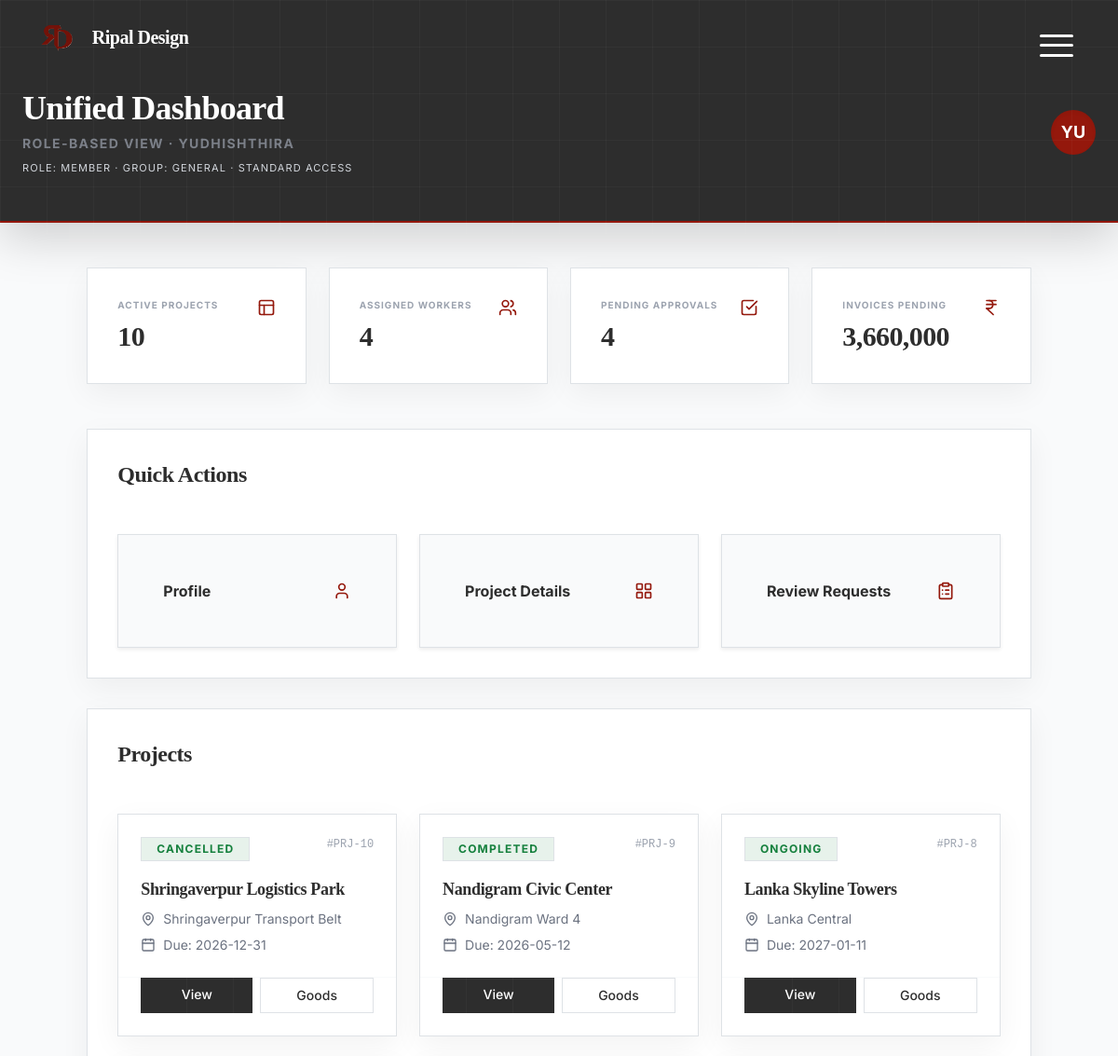
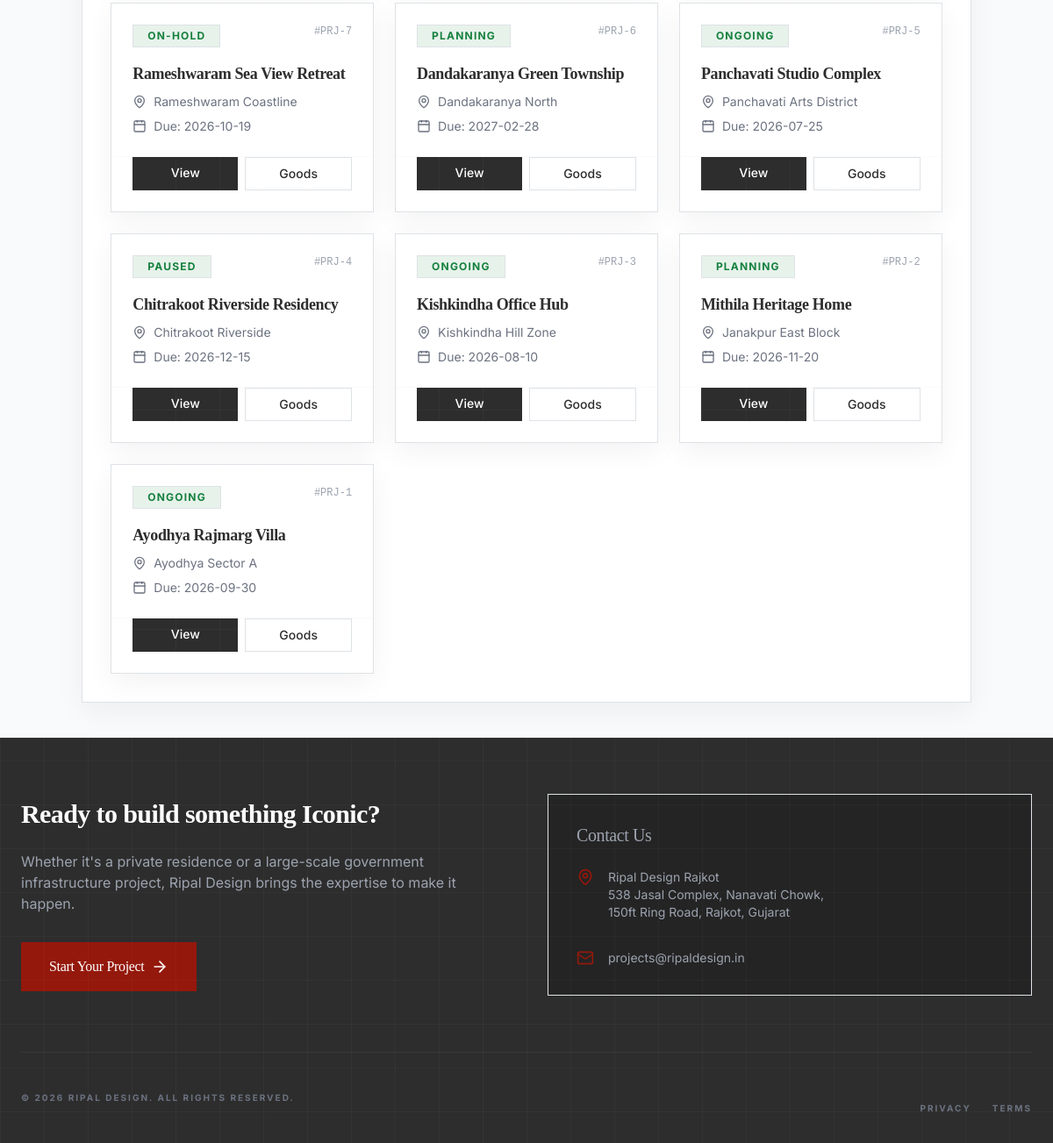
Page /dashboard/dashboard.php (signed in) on the committed database (2 pictures, top to bottom).
### tables this page shows
CREATE TABLE IF NOT EXISTS projects (
  id INT AUTO_INCREMENT PRIMARY KEY,
  name VARCHAR(255) NOT NULL,
  status ENUM('planning','ongoing','paused','completed','on-hold','cancelled') DEFAULT 'ongoing',
  budget DECIMAL(15,2) DEFAULT NULL,
  progress INT DEFAULT 0,
  due DATE DEFAULT NULL,
  location TEXT DEFAULT NULL,
  site_location VARCHAR(255) DEFAULT NULL,
  address TEXT DEFAULT NULL,
  owner_name VARCHAR(255) DEFAULT NULL,
  owner_contact VARCHAR(50) DEFAULT NULL,
  owner_email VARCHAR(255) DEFAULT NULL,
  worker_name VARCHAR(255) DEFAULT NULL,
  project_type VARCHAR(100) DEFAULT NULL,
  client_id INT DEFAULT NULL,
  created_by INT DEFAULT NULL,
  latitude DECIMAL(10,7) DEFAULT NULL,
  longitude DECIMAL(10,7) DEFAULT NULL,
  created_at TIMESTAMP NOT NULL DEFAULT CURRENT_TIMESTAMP,
  updated_at TIMESTAMP NULL DEFAULT NULL ON UPDATE CURRENT_TIMESTAMP,
  FOREIGN KEY (client_id) REFERENCES users(id) ON DELETE SET NULL,
  FOREIGN KEY (created_by) REFERENCES users(id) ON DELETE SET NULL,
  INDEX idx_projects_status (status),
  INDEX idx_projects_client (client_id)
);

### dashboard/dashboard.php (called while the page is built, shortened)
<?php
require_once __DIR__ . '/../Common/dashboard_unified.php';

### includes/util.php (called while the page is built, shortened)
<?php
if (!function_exists('esc')) {
    function esc($s) {
        return htmlspecialchars((string)$s, ENT_QUOTES, 'UTF-8');
    }
}
if (!function_exists('esc_attr')) {
    function esc_attr($s) {
        return htmlspecialchars((string)$s, ENT_QUOTES, 'UTF-8');
    }
}
if (!function_exists('base_path')) {
    function base_path($path = '') {
        $basePath = rtrim(BASE_PATH, '/');
        return $basePath . '/' . ltrim($path, '/');
    }
}
if (!function_exists('db_query')) {
    function db_query($sql, $params = []) {
        global $pdo;
        try {
            $stmt = $pdo->prepare($sql);
            $stmt->execute($params);
            return $stmt;
        } catch (PDOException $e) {
            error_log('Database query error: ' . $e->getMessage());
            return false;
        }
    }
}
if (!function_exists('db_fetch')) {
    function db_fetch($sql, $params = []) {
        $stmt = db_query($sql, $params);
        return $stmt ? $stmt->fetch() : false;
    }
}
if (!function_exists('db_fetch_all')) {
    function db_fetch_all($sql, $params = []) {
        $stmt = db_query($sql, $params);
        return $stmt ? $stmt->fetchAll() : [];
    }
}
?>

### Common/dashboard_unified.php (the view, shortened to what this page needs)
<?php
$sessionUser = $_SESSION['user'] ?? null;
$sessionRole = is_array($sessionUser) ? strtolower((string)($sessionUser['role'] ?? '')) : '';
$displayName = is_array($sessionUser)
  ? (string)($sessionUser['first_name'] ?? $sessionUser['username'] ?? $sessionUser['email'] ?? 'User')
  : (string)($sessionUser ?: 'User');
$roleContext = [
    'role_code' => '',
    'role_name' => '',
    'group_code' => '',
    'group_name' => '',
];
$variant = isset($DASHBOARD_VARIANT) ? (string)$DASHBOARD_VARIANT : '';
if ($variant === '') {
  $roleCode = strtolower((string)$roleContext['role_code']);
  if ($sessionRole === 'admin' || stripos($roleCode, 'admin') !== false) {
        $variant = 'admin';
  } elseif ($sessionRole === 'worker' || strtolower((string)$roleContext['group_code']) === 'site_ops' || stripos($roleCode, 'site_') === 0) {
        $variant = 'worker';
    } else {
        $variant = 'main';
    }
}
$isAdmin = $variant === 'admin';
$isWorker = $variant === 'worker';
$isReadOnly = $isWorker;
$roleDisplayName = $roleContext['role_name'] !== ''
    ? $roleContext['role_name']
    : ($sessionRole !== '' ? ucfirst(str_replace('_', ' ', $sessionRole)) : 'Member');
$groupDisplayName = $roleContext['group_name'] !== '' ? $roleContext['group_name'] : 'General';
$userInitials = strtoupper(substr($displayName, 0, 2));
$profileUrl = function_exists('base_path')
  ? base_path('dashboard/profile.php')
  : rtrim((string)BASE_PATH, '/') . '/dashboard/profile.php';
$projects = [];
$workers = [];
$pendingApprovals = 0;
$invoicePending = 0.0;
$kpis = [
    'users_total' => 0,
    'projects_total' => 0,
    'leaves_pending' => 0,
    'reviews_pending' => 0,
];
if (db_connected() && db_table_exists('projects')) {
    if (empty($projects)) {
        $limit = $isWorker ? 12 : 200;
        $projects = db_fetch_all("SELECT id, name, status, COALESCE(progress,0) AS progress, COALESCE(due,'1970-01-01') AS due, COALESCE(location,'') AS location, latitude, longitude, budget FROM projects ORDER BY id DESC LIMIT {$limit}");
    }
}
if (db_connected() && db_table_exists('users')) {
    $workers = db_fetch_all("SELECT id, username FROM users WHERE role = 'worker' ORDER BY username ASC");
}
if (db_connected() && db_table_exists('review_requests')) {
    $row = db_fetch("SELECT COUNT(*) AS c FROM review_requests WHERE status = 'pending'");
    $pendingApprovals = (int)($row['c'] ?? 0);
}
if (db_connected() && db_table_exists('project_goods')) {
    $row = db_fetch('SELECT COALESCE(SUM(total_price),0) AS s FROM project_goods');
    $invoicePending = (float)($row['s'] ?? 0);
}
$subtitle = $isAdmin ? 'Administrative View' : ($isWorker ? 'Operational View' : 'Role-Based View');
$badge = $isReadOnly ? 'Read Only' : 'Standard Access';
$pageHeading = isset($DASHBOARD_HEADING) && $DASHBOARD_HEADING !== '' ? (string)$DASHBOARD_HEADING : 'Unified Dashboard';
$statCards = [];
if ($isAdmin) {
    $statCards = [
        ['label' => 'Total Users', 'value' => (int)$kpis['users_total'], 'icon' => 'users'],
        ['label' => 'Projects', 'value' => (int)$kpis['projects_total'], 'icon' => 'layout-grid'],
        ['label' => 'Leave Pending', 'value' => (int)$kpis['leaves_pending'], 'icon' => 'calendar-check'],
        ['label' => 'Reviews Pending', 'value' => (int)$kpis['reviews_pending'], 'icon' => 'clipboard-list'],
    ];
} else {
    $statCards = [
        ['label' => 'Active Projects', 'value' => count($projects), 'icon' => 'layout'],
        ['label' => 'Assigned Workers', 'value' => count($workers), 'icon' => 'users'],
        ['label' => 'Pending Approvals', 'value' => $pendingApprovals, 'icon' => 'check-square'],
        ['label' => 'Invoices Pending', 'value' => number_format($invoicePending, 0, '.', ','), 'icon' => 'indian-rupee'],
    ];
}
$actionCards = [
    ['label' => 'Profile', 'href' => base_path('dashboard/profile.php'), 'icon' => 'user'],
    ['label' => 'Project Details', 'href' => base_path('dashboard/project_details.php'), 'icon' => 'layout-grid'],
    ['label' => 'Review Requests', 'href' => base_path('dashboard/review_requests.php'), 'icon' => 'clipboard-list'],
];
?>
<!DOCTYPE html>
<html lang="en" class="bg-canvas-white">
<head>
  <?php $HEADER_MODE = 'dashboard'; require_once __DIR__ . '/header.php'; ?>
</head>
<body class="font-sans text-foundation-grey bg-canvas-white">
<div class="min-h-screen flex flex-col">
  <header class="bg-foundation-grey text-white pt-20 md:pt-24 pb-8 md:pb-12 px-4 sm:px-6 lg:px-8 shadow-lg mb-8 md:mb-12 border-b-2 border-rajkot-rust">
    <div class="max-w-7xl mx-auto flex flex-col md:flex-row md:items-center md:justify-between gap-6">
      <div>
        <h1 class="text-3xl md:text-4xl font-serif font-bold"><?php echo esc($pageHeading); ?></h1>
        <p class="text-gray-400 mt-2 text-sm uppercase tracking-widest font-bold opacity-70">
          <?php echo esc($subtitle); ?> &middot; <?php echo esc($displayName); ?>
        </p>
        <p class="text-[11px] mt-2 uppercase tracking-widest text-gray-300">
          Role: <?php echo esc($roleDisplayName); ?> &middot; Group: <?php echo esc($groupDisplayName); ?> &middot; <?php echo esc($badge); ?>
        </p>
      </div>
      <a
        href="<?php echo esc_attr($profileUrl); ?>"
        class="w-12 h-12 bg-rajkot-rust rounded-full flex items-center justify-center font-bold text-lg shadow-inner no-underline text-white hover:bg-[#7f140a] transition-colors"
        aria-label="Open profile settings"
        title="Open Profile"
      >
        <?php echo esc($userInitials); ?>
      </a>
    </div>
  </header>
  <main class="flex-grow max-w-7xl mx-auto px-4 sm:px-6 lg:px-8 pb-10">
    <div class="grid grid-cols-1 sm:grid-cols-2 lg:grid-cols-4 gap-4 md:gap-6 mb-8 md:mb-12">
      <?php foreach ($statCards as $card): ?>
        <div class="bg-white p-6 md:p-8 shadow-premium border border-gray-100 relative overflow-hidden">
          <div class="flex items-start justify-between gap-4">
            <div>
              <span class="text-[10px] font-bold text-gray-400 uppercase tracking-widest block mb-2"><?php echo esc($card['label']); ?></span>
              <span class="text-2xl md:text-3xl font-serif font-bold text-foundation-grey"><?php echo esc((string)$card['value']); ?></span>
            </div>
            <i data-lucide="<?php echo esc_attr($card['icon']); ?>" class="w-5 h-5 text-rajkot-rust"></i>
          </div>
        </div>
      <?php endforeach; ?>
    </div>
    <section class="bg-white shadow-premium border border-gray-100 p-6 md:p-8 mb-8">
      <h2 class="text-xl md:text-2xl font-serif font-bold mb-5">Quick Actions</h2>
      <div class="grid grid-cols-1 sm:grid-cols-2 lg:grid-cols-3 gap-4">
        <?php foreach ($actionCards as $card): ?>
          <a href="<?php echo esc_attr($card['href']); ?>" class="group border border-gray-100 hover:border-rajkot-rust p-5 shadow-sm hover:shadow-premium transition-all no-underline bg-gray-50 hover:bg-white">
            <div class="flex items-center justify-between">
              <div class="font-bold text-foundation-grey"><?php echo esc($card['label']); ?></div>
              <i data-lucide="<?php echo esc_attr($card['icon']); ?>" class="w-5 h-5 text-rajkot-rust"></i>
            </div>
          </a>
        <?php endforeach; ?>
      </div>
    </section>
    <section class="bg-white shadow-premium border border-gray-100 p-6 md:p-8">
      <div class="flex items-center justify-between mb-5">
        <h2 class="text-xl md:text-2xl font-serif font-bold">Projects</h2>
      </div>
      <div class="grid grid-cols-1 md:grid-cols-2 lg:grid-cols-3 gap-6">
        <?php foreach ($projects as $p): ?>
          <div class="group bg-white border border-gray-200 shadow-premium hover:shadow-premium-hover transition-all duration-300 flex flex-col">
            <div class="p-6">
              <div class="flex justify-between items-start mb-3">
                <span class="px-3 py-1 bg-approval-green/10 text-approval-green text-xs font-bold uppercase tracking-widest border border-approval-green/20">
                  <?php echo esc(strtoupper((string)($p['status'] ?? 'ongoing'))); ?>
                </span>
                <span class="text-xs text-gray-400 font-mono">#PRJ-<?php echo (int)($p['id'] ?? 0); ?></span>
              </div>
              <h3 class="text-lg font-serif font-bold group-hover:text-rajkot-rust transition-colors mb-2"><?php echo esc($p['name'] ?? 'Untitled'); ?></h3>
              <div class="space-y-2 text-sm text-gray-500">
                <div class="flex items-center"><i data-lucide="map-pin" class="w-4 h-4 mr-2"></i><?php echo esc(($p['location'] ?? '') ?: 'Location not set'); ?></div>
                <div class="flex items-center"><i data-lucide="calendar" class="w-4 h-4 mr-2"></i>Due: <?php echo !empty($p['due']) && $p['due'] !== '1970-01-01' ? esc((string)$p['due']) : 'N/A'; ?></div>
              </div>
            </div>
            <div class="mt-auto p-6 pt-0 flex gap-2 border-t border-gray-50 pt-6">
              <?php if ($isWorker): ?>
                <a href="<?php echo esc_attr(base_path('worker/project_details.php?id=' . (int)$p['id'] . '&readonly=1')); ?>" class="flex-1 bg-foundation-grey hover:bg-black text-white text-center py-2 text-sm font-medium transition-colors no-underline">View</a>
              <?php else: ?>
                <a href="<?php echo esc_attr(base_path('dashboard/project_details.php?id=' . (int)$p['id'])); ?>" class="flex-1 bg-foundation-grey hover:bg-black text-white text-center py-2 text-sm font-medium transition-colors no-underline">View</a>
                <?php if (!$isReadOnly): ?>
                  <a href="<?php echo esc_attr(base_path('dashboard/goods_list.php?project_id=' . (int)$p['id'])); ?>" class="flex-1 border border-gray-300 hover:bg-gray-50 text-center py-2 text-sm font-medium transition-colors no-underline text-foundation-grey">Goods</a>
                <?php endif; ?>
              <?php endif; ?>
            </div>
          </div>
        <?php endforeach; ?>
      </div>
    </section>
  </main>
  <?php require_once __DIR__ . '/footer.php'; ?>
</div>
</body>
</html>

### rows in the picture
projects: status "CANCELLED", id "10", name "Shringaverpur Logistics Park", location "Shringaverpur Transport Belt", due "2026-12-31"
projects: status "COMPLETED", id "9", name "Nandigram Civic Center", location "Nandigram Ward 4", due "2026-05-12"
projects: status "ONGOING", id "8", name "Lanka Skyline Towers", location "Lanka Central", due "2027-01-11"
projects: status "ON-HOLD", id "7", name "Rameshwaram Sea View Retreat", location "Rameshwaram Coastline", due "2026-10-19"
projects: status "PLANNING", id "6", name "Dandakaranya Green Township", location "Dandakaranya North", due "2027-02-28"
projects: status "ONGOING", id "5", name "Panchavati Studio Complex", location "Panchavati Arts District", due "2026-07-25"
projects: status "PAUSED", id "4", name "Chitrakoot Riverside Residency", location "Chitrakoot Riverside", due "2026-12-15"
projects: status "ONGOING", id "3", name "Kishkindha Office Hub", location "Kishkindha Hill Zone", due "2026-08-10"
projects: status "PLANNING", id "2", name "Mithila Heritage Home", location "Janakpur East Block", due "2026-11-20"
projects: status "ONGOING", id "1", name "Ayodhya Rajmarg Villa", location "Ayodhya Sector A", due "2026-09-30"

### other values in the picture
$headerText('brand_name', 'Ripal Design') "Ripal Design"
$pageHeading "Unified Dashboard"
$subtitle "ROLE-BASED VIEW"
$displayName "YUDHISHTHIRA"
$roleDisplayName "MEMBER"
$groupDisplayName "GENERAL"
$badge "STANDARD ACCESS"
$userInitials "YU"
$card['label'] "ACTIVE PROJECTS"
$card['value'] "10"
$card['label'] "ASSIGNED WORKERS"
$card['value'] "4"
$card['label'] "PENDING APPROVALS"
$card['label'] "INVOICES PENDING"
$card['value'] "3,660,000"
